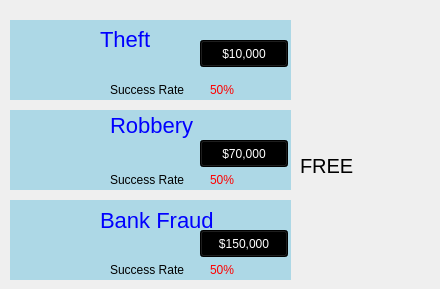
     <widget class="QWidget" name="crimePage">
      <widget class="QWidget" name="widget_8" native="true">
       <property name="geometry">
        <rect>
         <x>10</x>
         <y>20</y>
         <width>281</width>
         <height>80</height>
        </rect>
       </property>
       <property name="styleSheet">
        <string notr="true">background-color:  lightblue;</string>
       </property>
       <widget class="QWidget" name="widget_12" native="true">
        <property name="geometry">
         <rect>
          <x>0</x>
          <y>10</y>
          <width>90</width>
          <height>60</height>
         </rect>
        </property>
        <property name="styleSheet">
         <string notr="true">border-image: url(:/images/images/robber.png)</string>
        </property>
       </widget>
       <widget class="QLabel" name="label_4">
        <property name="geometry">
         <rect>
          <x>90</x>
          <y>10</y>
          <width>67</width>
          <height>19</height>
         </rect>
        </property>
        <property name="styleSheet">
         <string notr="true">color: blue;
font-size: 22px;</string>
        </property>
        <property name="text">
         <string>Theft</string>
        </property>
       </widget>
       <widget class="QLabel" name="label_11">
        <property name="geometry">
         <rect>
          <x>100</x>
          <y>60</y>
          <width>91</width>
          <height>19</height>
         </rect>
        </property>
        <property name="styleSheet">
         <string notr="true">color: black;</string>
        </property>
        <property name="text">
         <string>Success Rate</string>
        </property>
       </widget>
       <widget class="QLabel" name="theftSuccessRate">
        <property name="geometry">
         <rect>
          <x>200</x>
          <y>60</y>
          <width>41</width>
          <height>19</height>
         </rect>
        </property>
        <property name="styleSheet">
         <string notr="true">color: red;</string>
        </property>
        <property name="text">
         <string>50%</string>
        </property>
       </widget>
       <widget class="QPushButton" name="commitTheftButton">
        <property name="geometry">
         <rect>
          <x>190</x>
          <y>20</y>
          <width>88</width>
          <height>27</height>
         </rect>
        </property>
        <property name="styleSheet">
         <string notr="true">background-color: black;
color: white;</string>
        </property>
        <property name="text">
         <string>$10,000</string>
        </property>
       </widget>
      </widget>
      <widget class="QWidget" name="widget_9" native="true">
       <property name="geometry">
        <rect>
         <x>10</x>
         <y>110</y>
         <width>281</width>
         <height>80</height>
        </rect>
       </property>
       <property name="styleSheet">
        <string notr="true">background-color:  lightblue;</string>
       </property>
       <widget class="QWidget" name="widget_13" native="true">
        <property name="geometry">
         <rect>
          <x>0</x>
          <y>10</y>
          <width>90</width>
          <height>60</height>
         </rect>
        </property>
        <property name="styleSheet">
         <string notr="true">border-image: url(:/images/images/gun.jpg)</string>
        </property>
       </widget>
       <widget class="QLabel" name="label_5">
        <property name="geometry">
         <rect>
          <x>100</x>
          <y>0</y>
          <width>91</width>
          <height>31</height>
         </rect>
        </property>
        <property name="styleSheet">
         <string notr="true">color: blue;
font-size: 22px;</string>
        </property>
        <property name="text">
         <string>Robbery</string>
        </property>
       </widget>
       <widget class="QLabel" name="label_12">
        <property name="geometry">
         <rect>
          <x>100</x>
          <y>60</y>
          <width>91</width>
          <height>19</height>
         </rect>
        </property>
        <property name="styleSheet">
         <string notr="true">color: black;</string>
        </property>
        <property name="text">
         <string>Success Rate</string>
        </property>
       </widget>
       <widget class="QLabel" name="robberySuccessRate">
        <property name="geometry">
         <rect>
          <x>200</x>
          <y>60</y>
          <width>41</width>
          <height>19</height>
         </rect>
        </property>
        <property name="styleSheet">
         <string notr="true">color: red;</string>
        </property>
        <property name="text">
         <string>50%</string>
        </property>
       </widget>
       <widget class="QPushButton" name="commitRobberyButton">
        <property name="geometry">
         <rect>
          <x>190</x>
          <y>30</y>
          <width>88</width>
          <height>27</height>
         </rect>
        </property>
        <property name="styleSheet">
         <string notr="true">background-color: black;
color: white;</string>
        </property>
        <property name="text">
         <string>$70,000</string>
        </property>
       </widget>
      </widget>
      <widget class="QWidget" name="widget_10" native="true">
       <property name="geometry">
        <rect>
         <x>10</x>
         <y>200</y>
         <width>281</width>
         <height>80</height>
        </rect>
       </property>
       <property name="styleSheet">
        <string notr="true">background-color:  lightblue;</string>
       </property>
       <widget class="QWidget" name="widget_14" native="true">
        <property name="geometry">
         <rect>
          <x>0</x>
          <y>10</y>
          <width>90</width>
          <height>60</height>
         </rect>
        </property>
        <property name="styleSheet">
         <string notr="true">border-image: url(:/images/images/cheque.png)</string>
        </property>
       </widget>
       <widget class="QLabel" name="label_10">
        <property name="geometry">
         <rect>
          <x>90</x>
          <y>10</y>
          <width>131</width>
          <height>21</height>
         </rect>
        </property>
        <property name="styleSheet">
         <string notr="true">color: blue;
font-size: 22px;</string>
        </property>
        <property name="text">
         <string>Bank Fraud</string>
        </property>
       </widget>
       <widget class="QLabel" name="label_13">
        <property name="geometry">
         <rect>
          <x>100</x>
          <y>60</y>
          <width>91</width>
          <height>19</height>
         </rect>
        </property>
        <property name="styleSheet">
         <string notr="true">color: black;</string>
        </property>
        <property name="text">
         <string>Success Rate</string>
        </property>
       </widget>
       <widget class="QLabel" name="bankFraudSuccessRate">
        <property name="geometry">
         <rect>
          <x>200</x>
          <y>60</y>
          <width>41</width>
          <height>19</height>
         </rect>
        </property>
        <property name="styleSheet">
         <string notr="true">color: red;</string>
        </property>
        <property name="text">
         <string>50%</string>
        </property>
       </widget>
       <widget class="QPushButton" name="commitBankFraudButton">
        <property name="geometry">
         <rect>
          <x>190</x>
          <y>30</y>
          <width>88</width>
          <height>27</height>
         </rect>
        </property>
        <property name="styleSheet">
         <string notr="true">background-color: black;
color: white;</string>
        </property>
        <property name="text">
         <string>$150,000</string>
        </property>
       </widget>
      </widget>
      <widget class="QWidget" name="widget_11" native="true">
       <property name="geometry">
        <rect>
         <x>300</x>
         <y>110</y>
         <width>131</width>
         <height>91</height>
        </rect>
       </property>
       <property name="styleSheet">
        <string notr="true">border-image:  url(:/images/images/handcuff.png)</string>
       </property>
       <widget class="QLabel" name="freedomStatus">
        <property name="geometry">
         <rect>
          <x>0</x>
          <y>40</y>
          <width>121</width>
          <height>31</height>
         </rect>
        </property>
        <property name="styleSheet">
         <string notr="true">font-size: 20px;
color: black;
border-image: none;
</string>
        </property>
        <property name="text">
         <string>FREE</string>
        </property>
       </widget>
      </widget>
     </widget>
